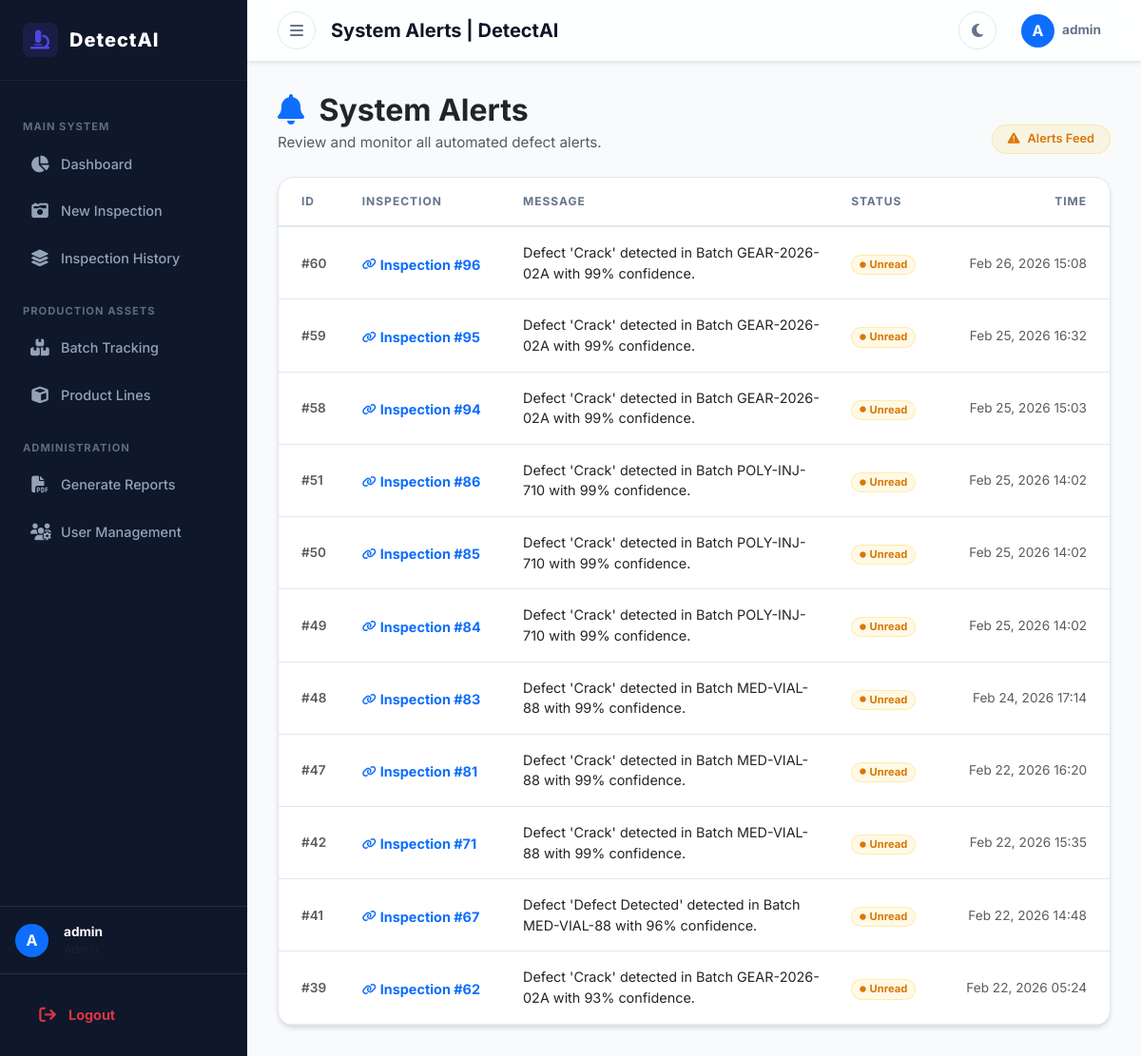
Page /inspections/alerts/ (signed in) on the earlier database version.
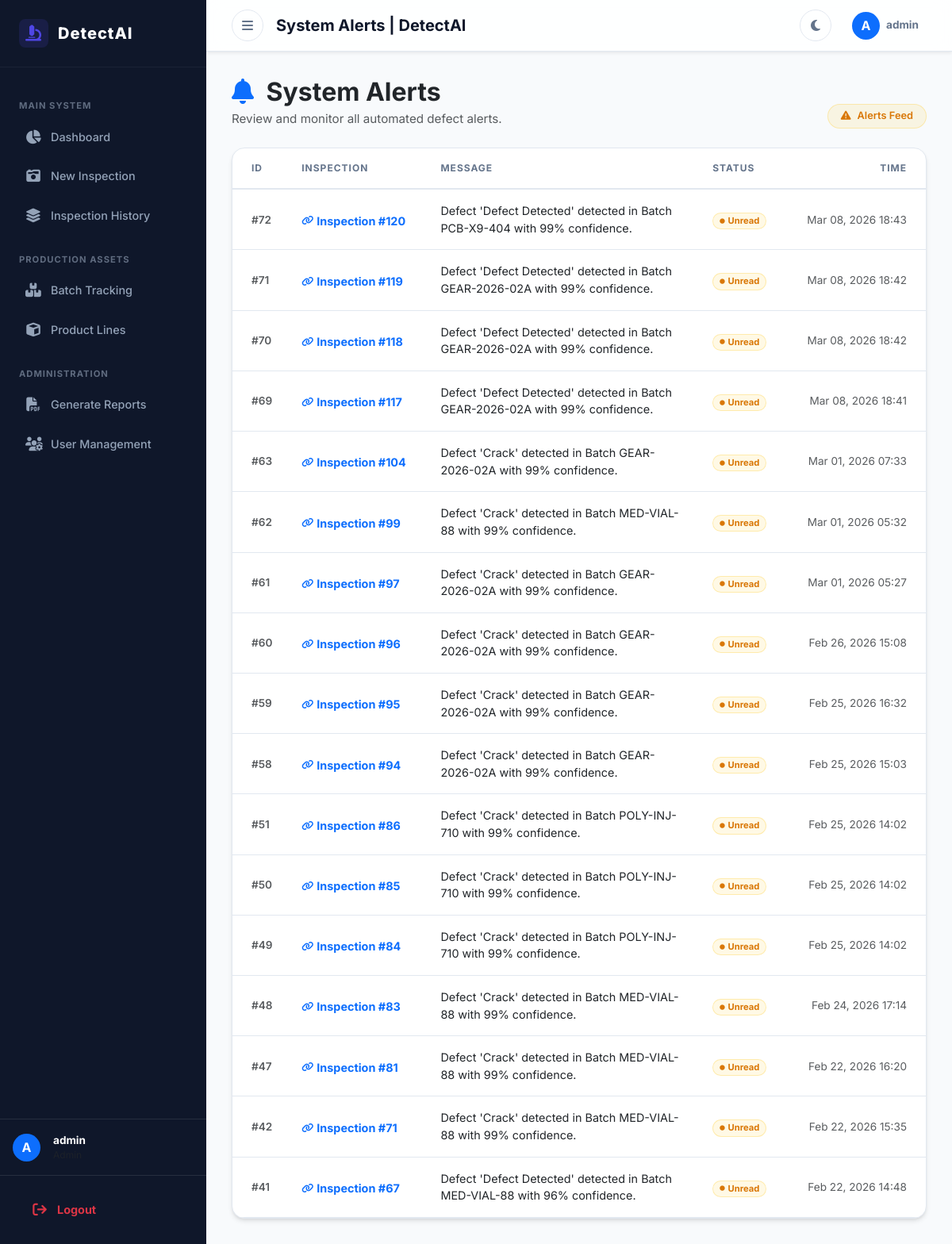
Same page on the later database version.
### inspections/models.py (models this page shows, shortened)
class Alert(models.Model):
    STATUS_CHOICES = (
        ('Unread', 'Unread'),
        ('Read', 'Read'),
    )
    inspection = models.ForeignKey(Inspection, on_delete=models.CASCADE, related_name='alerts')
    message = models.TextField()
    alert_status = models.CharField(max_length=20, choices=STATUS_CHOICES, default='Unread')
    created_at = models.DateTimeField(auto_now_add=True)

class Inspection(models.Model):
    STATUS_CHOICES = (
        ('Pending', 'Pending'),
        ('Defective', 'Defective'),
        ('Non-Defective', 'Non-Defective'),
    )
    batch = models.ForeignKey(Batch, on_delete=models.CASCADE, related_name='inspections')
    uploaded_by = models.ForeignKey(settings.AUTH_USER_MODEL, on_delete=models.DO_NOTHING)
    assigned_to = models.ForeignKey(settings.AUTH_USER_MODEL, on_delete=models.SET_NULL, null=True, blank=True, related_name='assigned_inspections')
    image = models.ImageField(upload_to='inspection_images/')
    prediction_label = models.CharField(max_length=100, blank=True, null=True)
    confidence_score = models.FloatField(blank=True, null=True)
    raw_prediction_json = models.TextField(blank=True, null=True)
    status = models.CharField(max_length=20, choices=STATUS_CHOICES, default='Pending')
    is_training_data = models.BooleanField(default=False, help_text="Marked as High-Value Training Data")
    is_manually_verified = models.BooleanField(default=False, help_text="Verified by Human Admin")
    timestamp = models.DateTimeField(auto_now_add=True)

### inspections/views.py (the view)
# urls.py: path('alerts/', views.alert_list, name='alert_list'),
@login_required
def alert_list(request):
    alerts = Alert.objects.all().order_by('-created_at')
    return render(request, 'inspections/alerts.html', {'alerts': alerts})

### templates/inspections/alerts.html (shortened to what this page needs)
{% extends 'base.html' %}
{% block title %}System Alerts | DetectAI{% endblock %}
{% block content %}
<div class="container-fluid px-0">
    <div class="mb-4 d-flex justify-content-between align-items-end flex-wrap gap-3">
        <div>
            <h2 class="fw-bold text-dark mb-1">
                <i class="fas fa-bell text-primary me-2"></i> System Alerts
            </h2>
            <p class="text-muted mb-0" style="font-size: 0.95rem;">Review and monitor all automated defect alerts.</p>
        </div>
        <span class="badge bg-warning bg-opacity-10 border border-warning border-opacity-25 px-3 py-2 rounded-pill d-flex align-items-center gap-2" style="color: #d97706 !important; font-weight: 600; font-size: 0.8rem;">
            <i class="fas fa-triangle-exclamation"></i> Alerts Feed
        </span>
    </div>
    <div class="card shadow-sm border-0 rounded-4 overflow-hidden">
        <div class="card-body p-0">
            <div class="table-responsive">
                <table class="table table-hover align-middle mb-0">
                    <thead class="table-light">
                        <tr>
                            <th class="ps-4">ID</th>
                            <th>Inspection</th>
                            <th>Message</th>
                            <th>Status</th>
                            <th class="pe-4 text-end">Time</th>
                        </tr>
                    </thead>
                    <tbody>
                        {% for alert in alerts %}
                        <tr>
                            <td class="ps-4 text-muted fw-semibold" style="font-size: 0.85rem;">
                                #{{ alert.id }}
                            </td>
                            <td>
                                <a href="{% url 'inspection_detail' alert.inspection.id %}" class="text-primary fw-bold text-decoration-none d-inline-flex align-items-center gap-1" style="font-size: 0.9rem;">
                                    <i class="fas fa-link" style="font-size: 0.75rem;"></i>
                                    Inspection #{{ alert.inspection.id }}
                                </a>
                            </td>
                            <td class="text-dark" style="max-width: 320px; font-size: 0.9rem;">
                                {{ alert.message }}
                            </td>
                            <td>
                                {% if alert.alert_status == 'Unread' %}
                                <span class="badge bg-warning bg-opacity-10 border border-warning border-opacity-25 px-2 py-1 rounded-pill" style="color: #d97706 !important; font-size: 0.7rem;">
                                    <i class="fas fa-circle me-1" style="font-size: 0.4rem; vertical-align: middle;"></i>Unread
                                </span>
                                {% else %}
                                <span class="badge bg-secondary bg-opacity-10 text-secondary border border-secondary border-opacity-25 px-2 py-1 rounded-pill" style="font-size: 0.7rem;">
                                    <i class="fas fa-check me-1"></i>Read
                                </span>
                                {% endif %}
                            </td>
                            <td class="pe-4 text-end text-muted" style="font-size: 0.85rem; white-space: nowrap;">
                                {{ alert.created_at|date:"M d, Y H:i" }}
                            </td>
                        </tr>
                        {% endfor %}
                    </tbody>
                </table>
            </div>
        </div>
    </div>
</div>
{% endblock %}

Differences in the rows shown:
removed Alert: id "39", inspection.id "62", message "Defect 'Crack' detected in Batch GEAR-2026-02A with 93% confidence.", alert_status "Unread" (drawn), created_at "Feb 22, 2026 05:24"
added Alert: id "72", inspection.id "120", message "Defect 'Defect Detected' detected in Batch PCB-X9-404 with 99% confidence.", alert_status "Unread" (drawn), created_at "Mar 08, 2026 18:43"
added Alert: id "71", inspection.id "119", message "Defect 'Defect Detected' detected in Batch GEAR-2026-02A with 99% confidence.", alert_status "Unread" (drawn), created_at "Mar 08, 2026 18:42"
added Alert: id "70", inspection.id "118", message "Defect 'Defect Detected' detected in Batch GEAR-2026-02A with 99% confidence.", alert_status "Unread" (drawn), created_at "Mar 08, 2026 18:42"
added Alert: id "69", inspection.id "117", message "Defect 'Defect Detected' detected in Batch GEAR-2026-02A with 99% confidence.", alert_status "Unread" (drawn), created_at "Mar 08, 2026 18:41"
added Alert: id "63", inspection.id "104", message "Defect 'Crack' detected in Batch GEAR-2026-02A with 99% confidence.", alert_status "Unread" (drawn), created_at "Mar 01, 2026 07:33"
added Alert: id "62", inspection.id "99", message "Defect 'Crack' detected in Batch MED-VIAL-88 with 99% confidence.", alert_status "Unread" (drawn), created_at "Mar 01, 2026 05:32"
added Alert: id "61", inspection.id "97", message "Defect 'Crack' detected in Batch GEAR-2026-02A with 99% confidence.", alert_status "Unread" (drawn), created_at "Mar 01, 2026 05:27"
